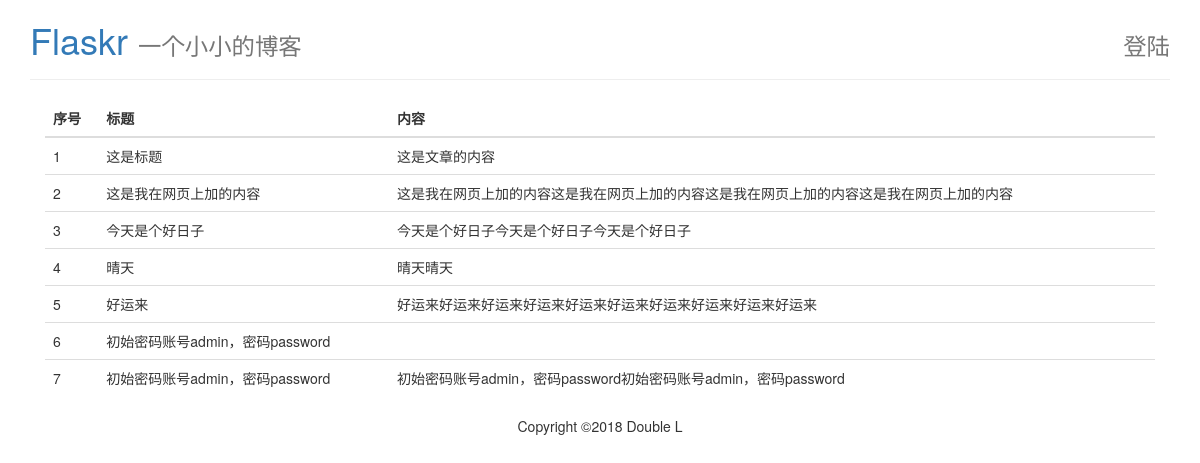
The page / on the database its author committed.
### tables this page shows
CREATE TABLE entries(
id INTEGER PRIMARY KEY  autoincrement,
title text not NULL,
content text not NULL
);

### flaskr.py (the view)
@app.route("/")
def show_entries():
    db = get_db()
    cur = db.execute("select id,title,content FROM entries")
    entries = cur.fetchall()
    return render_template("show.html", entries=entries)

### flaskr.py (called while the page is built)
def connect_db():
    rv = sqlite3.connect(app.config["DATABASE"])
    rv.row_factory = sqlite3.Row  # 将查询数据和查询语句组合为字典的形式，而非tuple
    return rv

def get_db():
    if not hasattr(g, "sqlite_db"):
        g.sqlite_db = connect_db()
    return g.sqlite_db

### templates/show.html
{% extends "layout.html" %}
{% block content %}
    <div class="col-md-12 column">
			<table class="table">
				<thead>
					<tr>
                        <th>
							序号
						</th>
						<th>
							标题
						</th>
						<th>
							内容
						</th>
					</tr>
				</thead>
				<tbody>
                {% for x in entries %}
					<tr>
                        <td>
                            {{ x["id"] }}
                        </td>
						<td>
							{{ x["title"]  }}
						</td>
						<td>
							{{ x["content"] }}
						</td>
					</tr>
                {% endfor %}
				</tbody>
			</table>
		</div>
{% endblock %}

### templates/layout.html (shortened to what this page needs)
<!DOCTYPE html>
<html lang="en">
<head>
    <link rel="stylesheet" href="{{ url_for('static',filename='css/bootstrap.min.css') }}">
</head>
<body>
        <div class="container">
            <div class="row clearfix">
		        <div class="col-md-12 column">
			        <div class="page-header" style="margin-top: 0px">
				        <h1>
                            <a href="{{ url_for('show_entries') }}"> Flaskr</a>
                            <small>一个小小的博客</small>
                            <span style="float: right">
                            {% if session.uid %}
                                <a href="{{ url_for('add') }}"><small>发布内容</small></a>
                                <a href="{{ url_for('logout') }}"><small>注销</small></a>
                            {% else %}
                                <a href="{{ url_for('login') }}"><small>登陆</small></a>
                            {% endif %}
                        </span>
                        </h1>
			        </div>
		        </div>
            </div>
        {% block content %}
        {% endblock %}
        <div class="row footer">
            <div class="col-md-4 col-md-offset-4" style="text-align: center">
                Copyright ©2018 Double L
            </div>
        </div>
        </div>
</body>
</html>

### rows shown on the page
entries: id "1", title "这是标题", content "这是文章的内容"
entries: id "2", title "这是我在网页上加的内容", content "这是我在网页上加的内容这是我在网页上加的内容这是我在网页上加的内容这是我在网页上加的内容"
entries: id "3", title "今天是个好日子", content "今天是个好日子今天是个好日子今天是个好日子"
entries: id "4", title "晴天", content "晴天晴天"
entries: id "5", title "好运来", content "好运来好运来好运来好运来好运来好运来好运来好运来好运来好运来"
entries: id "6", title "初始密码账号admin，密码password"
entries: id "7", title "初始密码账号admin，密码password", content "初始密码账号admin，密码password初始密码账号admin，密码password"
